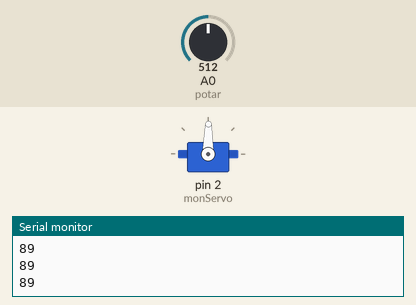
This sketch was run on a simulated Arduino Uno, built with avr-gcc and run on an emulated ATmega328P. Shown: servo, the last lines printed to the serial monitor. Inputs (shaded band) come from the test bench; at power-on: A0 (potar) = 512.

Above: at 1.2 s.
1.3 s: A0 (potar) set to 716
At 1.6 s:
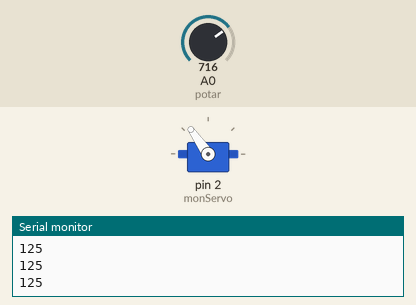
2.8 s: A0 (potar) set to 900
At 4.0 s:
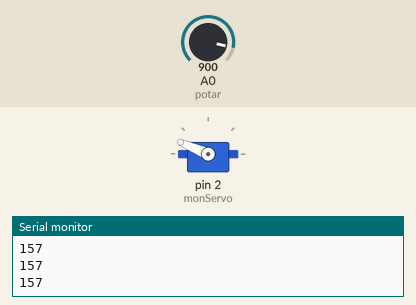
4.3 s: A0 (potar) set to 1023
At 5.5 s:
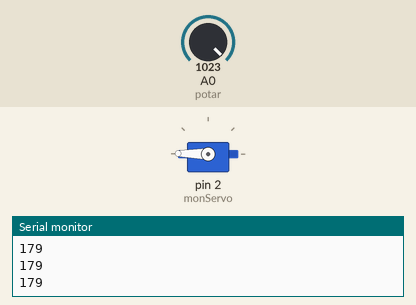
5.8 s: A0 (potar) set to 306
At 6.9 s:
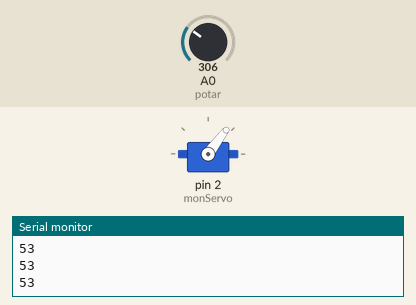
7.3 s: A0 (potar) set to 122
At 8.2 s:
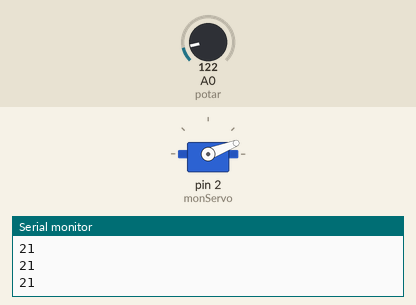
8.8 s: A0 (potar) set to 511
At 9.5 s:
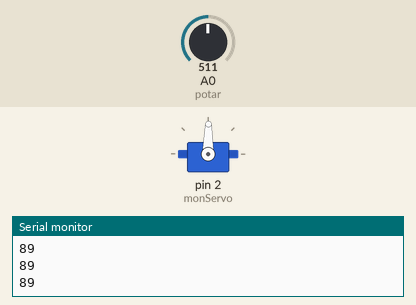
Timing chart, 0 to 11.3 s (numbered marks = the images above; inputs shaded):
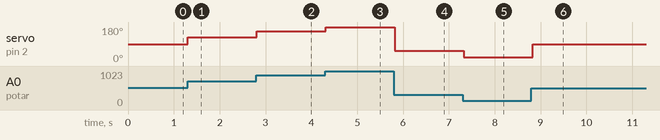

The sketch:

Exercice.ino
```cpp
#include <Servo.h> //On oublie pas d'ajouter la bibliothèque !

const int potar = 0; //notre potentiomètre
Servo monServo;

void setup()
{
   monServo.attach(2); //on déclare le servo sur la broche 2 (éventuellement réglé les bornes)
   Serial.begin(9600); //on oublie pas de démarrer la voie série
}

void loop()
{
   int val = analogRead(potar); //on lit la valeur du potentiomètre
   int angle = val / 5.7; //on convertit la valeur lue en angle compris dans l’intervalle [0;180]
   monServo.write(angle); //on met à jour l'angle sur le servo
   Serial.println(angle); //on renvoi l'angle par la voie série pour superviser
   delay(100); //un petit temps de pause
}
```

Measured:
- after the input at 1.3 s, servo on pin 2 (monServo): 89° → 125° at once
- after the input at 2.8 s, servo on pin 2 (monServo): 125° → 157° at once
- after the input at 4.3 s, servo on pin 2 (monServo): 157° → 179° at once
- after the input at 5.8 s, servo on pin 2 (monServo): 179° → 53° at once
- after the input at 7.3 s, servo on pin 2 (monServo): 53° → 21° at once
- after the input at 8.8 s, servo on pin 2 (monServo): 21° → 89° at once
